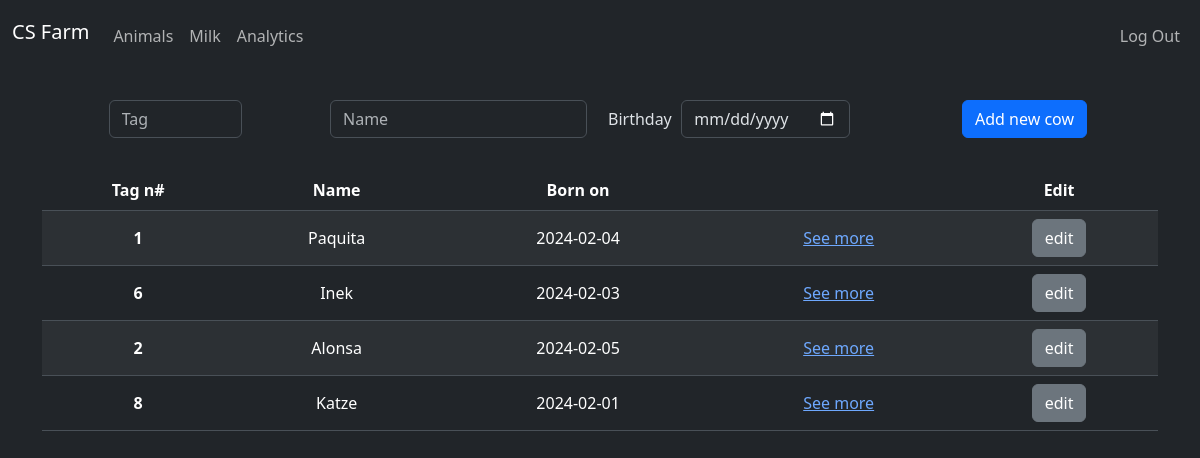
The page /animals (signed in) on the database as committed earlier.
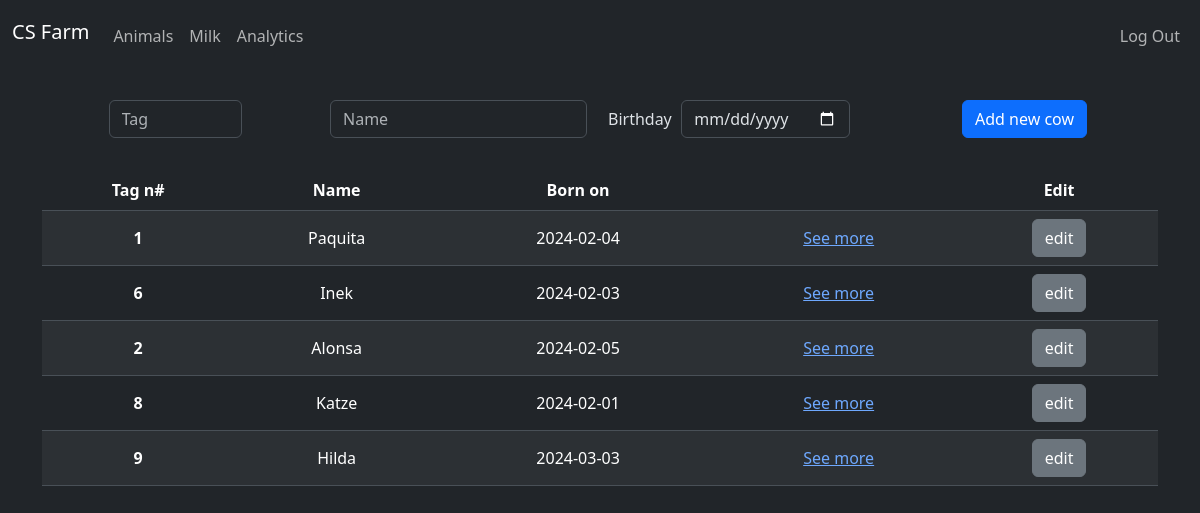
The same page on the database as committed later.
### tables this page shows
CREATE TABLE animals (uuid TEXT PRIMARY KEY, a_id INTEGER, user_id INTEGER, name TEXT NOT NULL, birthday TEXT, img BLOB, created_at TEXT NOT NULL, modified_at TEXT NOT NULL, FOREIGN KEY (user_id) REFERENCES users (id));

### app.py (the view, shortened to what this page needs)
@requires_login
@app.route("/animals", methods=["GET", "POST", "PUT"])
def animals():
    if request.method == "GET":
        db = connection()
        user_id = session["user_id"]
        rows = db.execute(
            "SELECT uuid, a_id, name, birthday, img FROM animals "
            "WHERE user_id = (?)",
            (user_id,)).fetchall()
        cows = []
        for row in rows:
            cow = Cow(row)
            cows.append(cow)
        return render_template("animals.html", cows=cows)

### database.py (called while the page is built)
def connection() -> sqlite3.Connection:
    con = sqlite3.connect(__db_url)
    con.row_factory = sqlite3.Row
    return con

### templates/animals.html (shortened to what this page needs)
{% extends "base.html" %}
{% block main %}
<form hx-post="/animals" hx-target="main" hx-swap="beforebegin">
	<div class="form-group row g-3 mb-3 mt-1">
		<div class="col">
			<input autocomplete="off" required autofocus class="form-control mx-auto w-50" name="tag" placeholder="Tag"
				type="number">
		</div>
		<div class="col">
			<input class="form-control mx-auto w-auto" required name="name" placeholder="Name" type="text"
				autocomplete="off" />
		</div>
		<div class="col">
			<div class="row mb-3">
				<label for="birthday" class="col-sm-2 col-form-label">Birthday</label>
				<input class="form-control mx-auto w-auto" name="birthday" type="date" />
			</div>
		</div>
		<div class="col">
			<button class="btn btn-primary" type="submit">Add new cow</button>
		</div>
	</div>
</form>
<table class="table table-hover table-striped">
	<thead>
		<tr>
			<th scope="col">Tag n#</th>
			<th scope="col">Name</th>
			<th scope="col">Born on</th>
			<th scope="col"></th>
			<th scope="col">Edit</th>
		</tr>
	</thead>
	<tbody class="align-middle">
		{% for cow in cows %}
		<tr hx-target="this" hx-swap="outerHTML">
			<th scope="row">{{ cow.id }}</th>
			<td>{{ cow.name }}</td>
			<td>{{ cow.birthday }}</td>
			<td><a href="/analytics?id={{cow.id}}">See more</td>
			<td>
				<button class="btn btn-secondary" hx-get="/animals/edit?id={{cow.id}}">edit</button>
			</td>
		</tr>
		{% endfor %}
	</tbody>
</table>
{% endblock %}

Rows that differ between the two databases and show on the page:
added animals: id "9", name "Hilda", birthday "2024-03-03"
